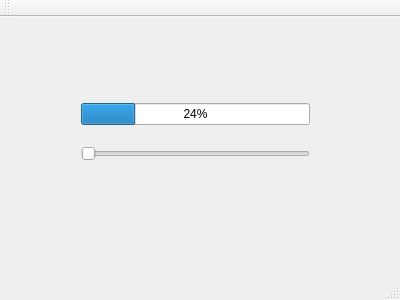
<?xml version="1.0" encoding="UTF-8"?>
<ui version="4.0">
 <class>MainWindow</class>
 <widget class="QMainWindow" name="MainWindow">
  <property name="geometry">
   <rect>
    <x>0</x>
    <y>0</y>
    <width>400</width>
    <height>300</height>
   </rect>
  </property>
  <property name="windowTitle">
   <string>MainWindow</string>
  </property>
  <widget class="QWidget" name="centralWidget">
   <widget class="QWidget" name="">
    <property name="geometry">
     <rect>
      <x>70</x>
      <y>60</y>
      <width>251</width>
      <height>111</height>
     </rect>
    </property>
    <layout class="QVBoxLayout" name="verticalLayout">
     <item>
      <widget class="QProgressBar" name="progressBar">
       <property name="value">
        <number>24</number>
       </property>
      </widget>
     </item>
     <item>
      <widget class="QSlider" name="horizontalSlider">
       <property name="orientation">
        <enum>Qt::Horizontal</enum>
       </property>
      </widget>
     </item>
    </layout>
   </widget>
  </widget>
  <widget class="QMenuBar" name="menuBar">
   <property name="geometry">
    <rect>
     <x>0</x>
     <y>0</y>
     <width>400</width>
     <height>22</height>
    </rect>
   </property>
  </widget>
  <widget class="QToolBar" name="mainToolBar">
   <attribute name="toolBarArea">
    <enum>TopToolBarArea</enum>
   </attribute>
   <attribute name="toolBarBreak">
    <bool>false</bool>
   </attribute>
  </widget>
  <widget class="QStatusBar" name="statusBar"/>
 </widget>
 <layoutdefault spacing="6" margin="11"/>
 <resources/>
 <connections/>
</ui>
